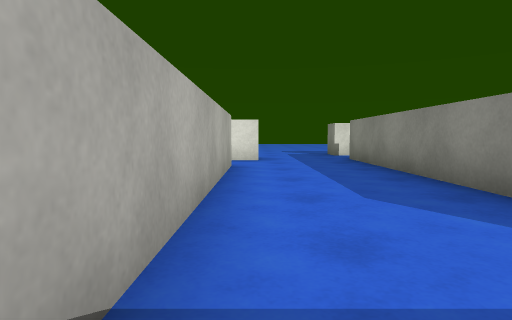
[1] (above)

17 first-person views from a walk through a scene from a Unity 3-D project. The camera is 0.58 m above the floor, tilts 4° down and sees 75° across. The floor is counted in squares, 1 m on a side. Each view is taken from the middle of a square. On the plan, view 1 faces up. The plan holds only what a view shows up to about 9 squares ahead; the rest is blank. The player is left out. Surface patterns are stand-ins for the level's own textures.

[2]
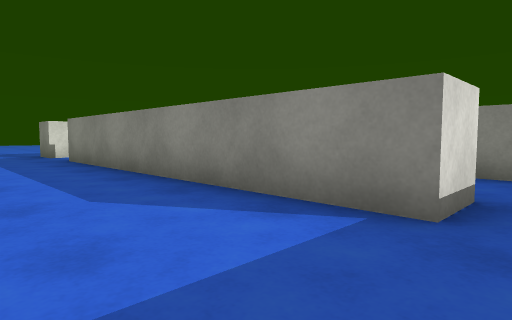

[3]
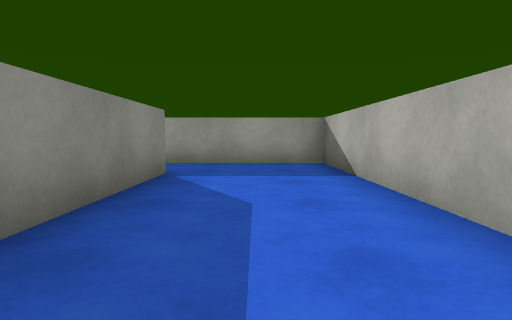

[4]
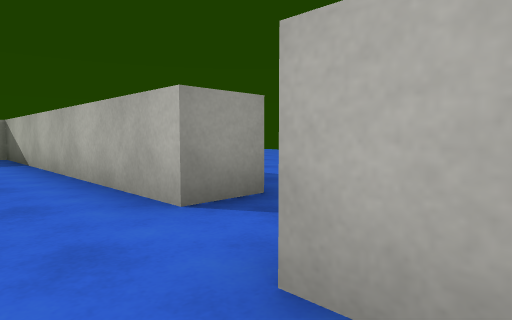

[5]
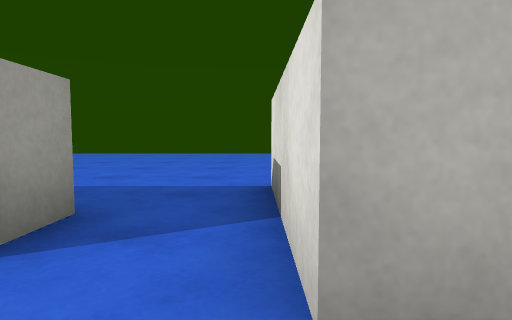

[6]
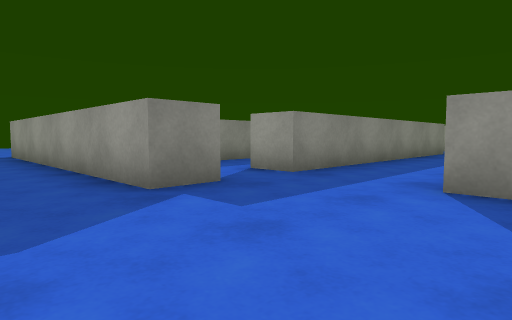

[7]
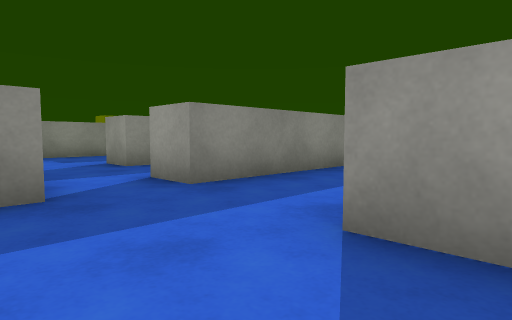

[8]
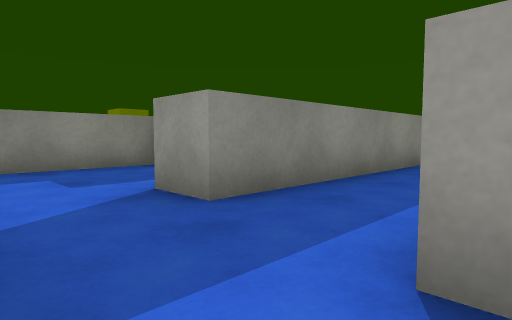

[9]
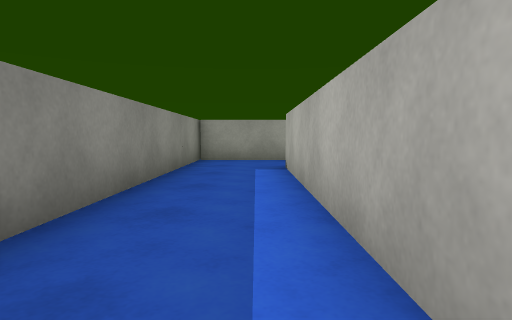

[10]
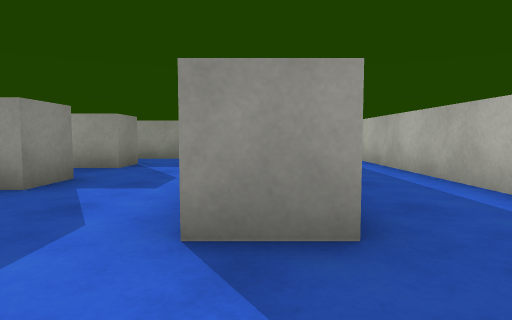

[11]
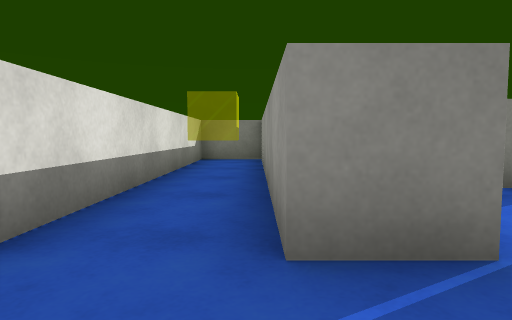

[12]
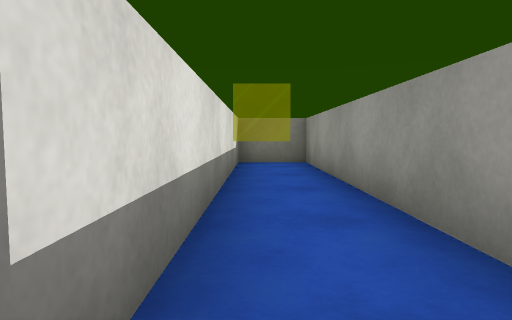

[13]
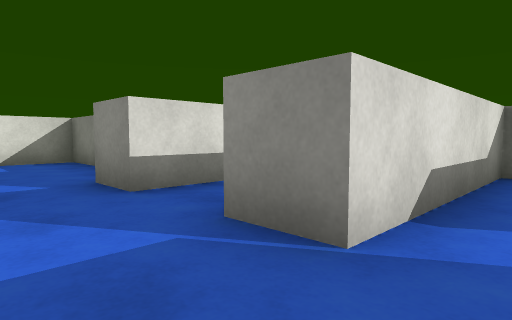

[14]
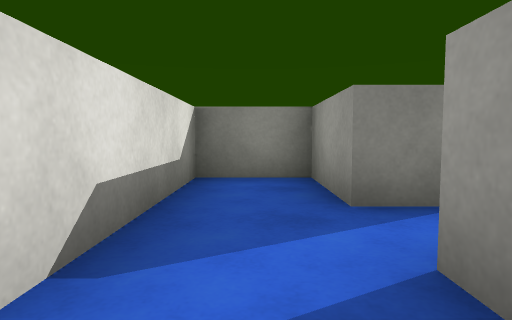

[15]
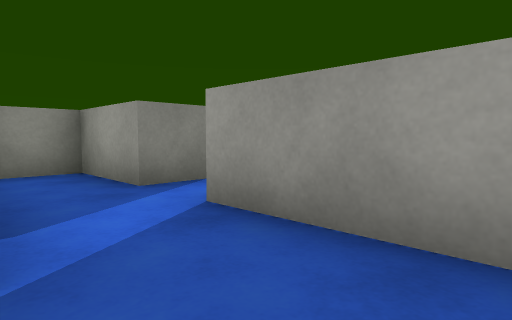

[16]
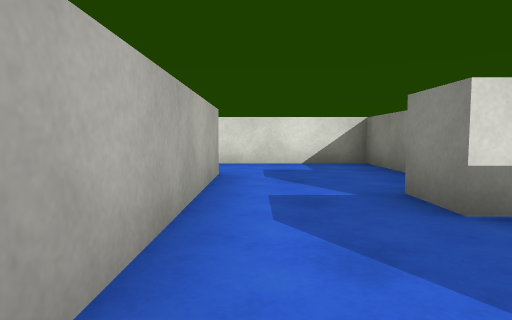

[17]
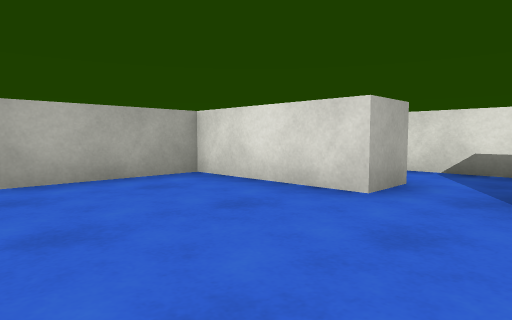

### Floor plan
Points are (right, up) in squares from view 1. A wall is a line through its corners. A room is listed if a view was taken in it or the views show most of it. See-through windows are left out.
Room 1 (views 1, 2, 3, 5)
walls: (2.4, 0.7) (2.4, 8.7); (-1.5, 6.6) (-0.5, 6.6) (-0.5, -1.3) (2.5, -1.3); (0.1, 8.2) (-1.6, 8.2)
ways out: opening at (-1, 7) to room 2; opening at (1.5, 8) to room 2; opening at (3, -0.5) to room 3
Room 2 (views 4, 6, 7, 17)
walls: (2.4, 10.1) (2.4, 11.2) (10, 11.2); (-0.9, 9.2) (0.1, 9.2) (0.1, 8.2); (-1.6, 8.2) (-3, 8.2); (9.4, 0.2) (6.4, 0.2) (6.4, -2.5)
ways out: opening at (-1, 7) to room 1; opening at (1.5, 8) to room 1; opening at (3, 9.5) to room 3; opening at (10, 0.5) to room 6
Room 3 (views 8, 9, 10)
walls: (3.4, 6.8) (3.4, 0.7) (2.4, 0.7); (2.4, 8.7) (3.5, 8.7); (2.5, -1.3) (5.4, -1.3); (5.4, -1.6) (5.4, 8.2) (6.4, 8.2)
ways out: opening at (3, -0.5) to room 1; opening at (3, 9.5) to room 2; opening at (6, 9.5) to room 5
Room 4 (views 11, 13, 14, 15, 16)
walls: (8.5, 2.9) (8.5, 3.9); (6.4, 4.6) (6.4, 3.6); (7.1, 1.2) (8.5, 1.2)
ways out: opening at (7.5, 3.5) to room 5; opening at (9, 2) to room 6
Room 5 (view 12)
walls: (9.4, 6.5) (9.4, 10.2) (6.1, 10.2); (6.4, 8.2) (6.4, 4.6); (8.5, 3.9) (15.5, 3.9) (15.5, 5.5); (13.1, 5.4) (8.5, 5.4) (8.5, 6.5)
ways out: opening at (6, 9.5) to room 3; opening at (7.5, 3.5) to room 4
Room 6 (no view inside)
walls: (8.5, 1.2) (9.4, 1.2) (9.4, 0.2); (10.7, 0.1) (10.7, 1.2) (12.7, 1.2) (12.7, 2.9) (8.5, 2.9)
ways out: opening at (10, 0.5) to room 2; opening at (9, 2) to room 4

Positions as (right, up) in squares from view 1, and headings:
1: (0, 0), facing up
2: (0, 0), facing up-right
3: (1, 6), facing down
4: (1, 9), facing down-left
5: (1, 8), facing left
6: (-1, 13), facing down-right
7: (-1, 11), facing down-right
8: (3, 10), facing down-right
9: (4, 7), facing down
10: (6, 10), facing down
11: (7, 4), facing right
12: (8, 5), facing right
13: (7, 2), facing up-right
14: (8, 2), facing right
15: (7, 3), facing down-right
16: (7, 3), facing up
17: (11, -3), facing up-left
